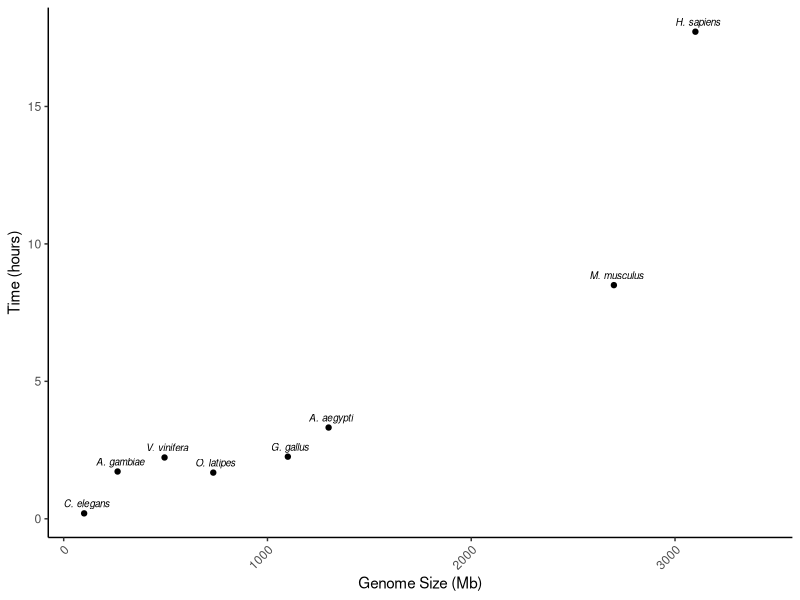

R code for this plot:
### Megan Copeland
### August 24th, 2024
### DirectRepeateR Run Time Plot

# Install and load ggplot2
library(ggplot2)

# Organism names
species <- c("C. elegans", "A. gambiae", "V. vinifera", 
             "O. latipes", "G. gallus", "A. aegypti", 
             "M. musculus", "H. sapiens")
# Genome sizes
genome_sizes <- c(100.3, 264.5, 494.9, 734, 1100, 1300, 2700, 3100)

# Times in hours
times_hours <- c((11 + 50/60) / 60, 1.72, 2.23, 1.68, 
                 2.26, 3.32, 8.5, 17.72) 

# Create with names, genome sizes, and run time
data <- data.frame(Species = species, Genome_Size = genome_sizes, Time = times_hours)

# Plot
ggplot(data, aes(x = Genome_Size, y = Time, label = Species)) +
  geom_point(stat = "identity", fill = "black") +
  geom_text(aes(label = Species), vjust = -0.75, hjust = 0.45, size = 2.5, fontface = "italic") + 
  labs(x = "Genome Size (Mb)",
       y = "Time (hours)") +  
  xlim(min(genome_sizes) * 0.9, max(genome_sizes) * 1.1) +  
  theme(
    axis.text.x = element_text(angle = 45, hjust = 1),
    panel.grid.major = element_blank(),
    panel.grid.minor = element_blank(),
    panel.background = element_blank(),
    axis.line = element_line(colour = "black")
  )
